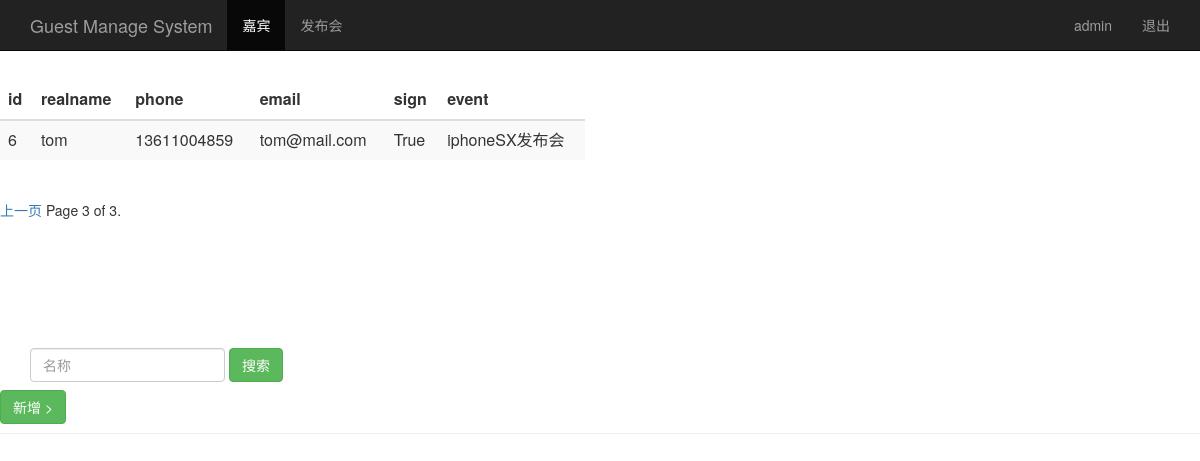
The page /guest_manage/?page=3 (signed in) on the database its author committed.
### sign/models.py (models this page shows, shortened)
class Guest(models.Model):
    event = models.ForeignKey(Event,on_delete=models.CASCADE)  #关联发布会id
    realname = models.CharField(max_length=64) # 姓名
    phone = models.CharField(max_length=16) # 手机号
    email = models.EmailField() # 邮箱
    sign = models.BooleanField() # 签到状态
    create_time = models.DateTimeField(auto_now=True) # 创建时间（自动获取当前时间）
    class Meta:
        unique_together = ("event", "phone")

class Event(models.Model):
    name = models.CharField(max_length=100) #发布会标题
    limit = models.IntegerField()  #发布会人数
    status = models.BooleanField() # 发布会状态
    address = models.CharField(max_length=200)  #地址
    start_time = models.DateTimeField('event time') #发布会时间
    create_time = models.DateTimeField(auto_now=True)# 自动获取当前时间
    def __str__(self):
        return self.name

### sign/views.py (the view)
# urls.py: url('guest_manage/',views.guest_manage),
@login_required
def guest_manage(request):
    username = request.session.get('user','')
    guest_list=Guest.objects.all()
    paginator = Paginator(guest_list,2)
    page = request.GET.get('page')
    try:
        contacts = paginator.page(page)
    except PageNotAnInteger:
        contacts = paginator.page(1)
    except EmptyPage:
        contacts = paginator.page(paginator.num_pages)
    return render(request, "guest_manage.html", {"user": username,
"guests": contacts})

### sign/templates/guest_manage.html (shortened to what this page needs)
<html lang="zh-CN">
<head>
  {% load bootstrap3 %}
  {% bootstrap_css %}
</head>
<body role="document">
<nav class="navbar navbar-inverse navbar-fixed-top">
<div class="container">
<div class="navbar-header">
<a class="navbar-brand" href="/event_manage/">Guest Manage System</a>
</div>
<div id="navbar" class="collapse navbar-collapse">
<ul class="nav navbar-nav">
<li class="active"><a href="#">嘉宾</a></li>
<li><a href="/event_manage/">发布会</a></li>
</ul>
<ul class="nav navbar-nav navbar-right">
<li><a href="#">{{user}}</a></li>
<li><a href="/logout/">退出</a></li>
</ul>
</div>
</div>
</nav>
<div class="row" style="padding-top: 80px;">
<div class="col-md-6">
<table class="table table-striped">
<thead>
<tr>
<th>id</th><th>realname</th><th>phone</th><th>email</th><th>sign</th><th>event</th>
</tr>
</thead>
<tbody>
{% for guest in guests %}
<tr>
<td>{{ guest.id }}</td>
<td>{{ guest.realname }}</td>
<td>{{ guest.phone }}</td>
<td>{{ guest.email }}</td>
<td>{{ guest.sign }}</td>
<td>{{ guest.event }}</td>
</tr>
{% endfor %}
</tbody>
</table>
</div>
</div>
<div class="pagination">
<span class="step-links">
{% if guests.has_previous %}
<a href="?page={{ guests.previous_page_number }}">上一页</a>
{% endif %}
<span class="current">
Page {{ guests.number }} of {{ guests.paginator.num_pages }}.
</span>
</span>
</div>
</body>
<div class="page-header" style="padding-top: 60px;">
<div id="navbar" class="navbar-collapse collapse">
<form class="navbar-form" method="get" action="/search_name/">
<div class="form-group">
<input name="name" type="text" placeholder="名称" class="form-control">
</div>
<button type="submit" class="btn btn-success">搜索</button>
</form>
    </div>
    <a href="/guest_manage/add" <button type="submit" class="btn btn-success" >新增</button>
</form>></a>
</div>
</html>

### rows shown on the page
Guest: id "6", realname "tom", phone "13611004859", email "tom@mail.com", sign "True", event "iphoneSX发布会"

### other values the page prints
{{ user }} "admin"
{{ guests.number }} "3"
{{ guests.paginator.num_pages }} "3"
